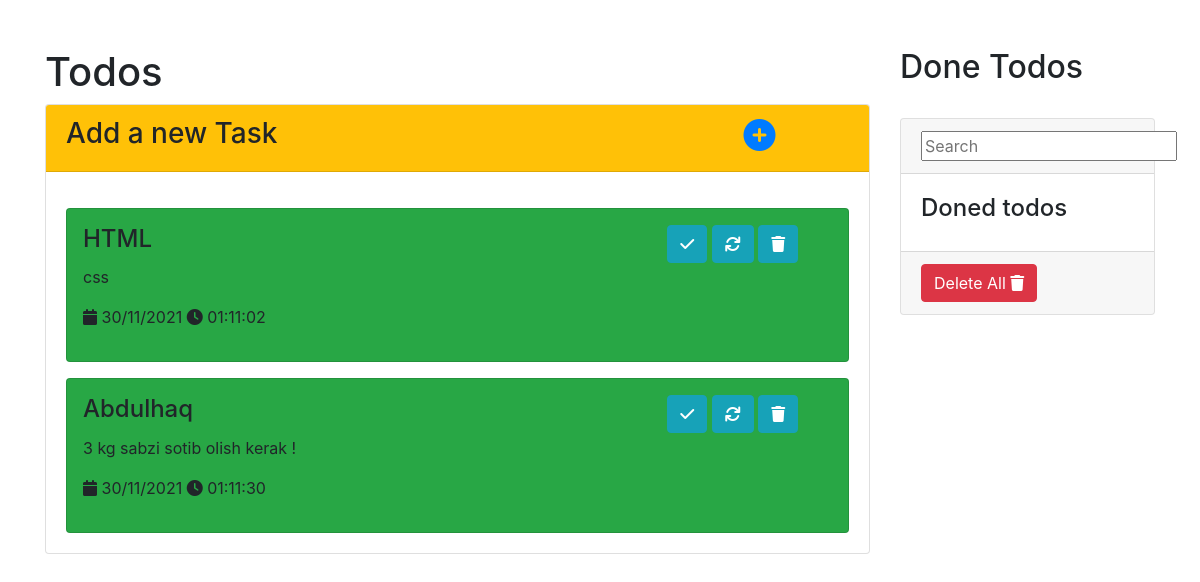
Before: / with the older database file.
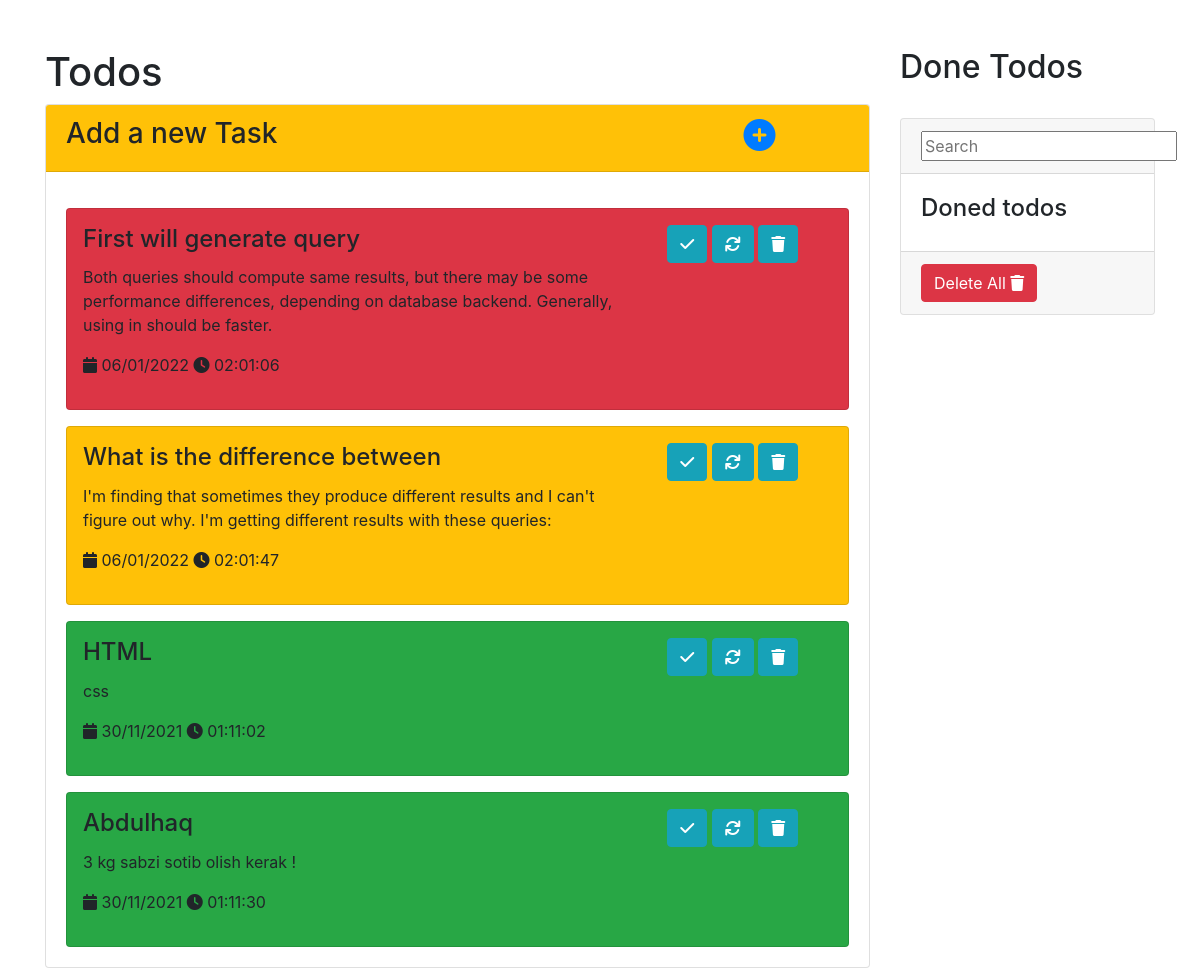
After: the same page with the newer database file.
### todo/models.py (models this page shows, shortened)
class Todo(models.Model):
	PRIORITIES = (
		('bg-warning', 'RED'),
		('bg-success', 'GREEN'),
		('bg-danger', 'YELLOW'),
		)
	title = models.CharField('Title',max_length=200)
	text = models.CharField('Text', max_length=800,blank=True)
	date = models.DateTimeField('Time', auto_now_add=True)
	done = models.BooleanField('Done ?', default=False)
	priority = models.CharField('Priority',max_length=50,choices=PRIORITIES, blank=True)
	class Meta:
		ordering = ['-id']

### todo/views.py (the view)
# urls.py: path('', views.indexView, name="index"),
def indexView(request):
    todos = Todo.objects.filter(done=False)
    doned_todos = Todo.objects.filter(done=True)
    return render(request, "index.html", {"tasks":todos, "doned_todos":doned_todos})

### templates/index.html (shortened to what this page needs)
<!doctype html>
<html lang="en">
<head>
    <link rel="stylesheet" href="https://cdnjs.cloudflare.com/ajax/libs/font-awesome/6.0.0-beta3/css/all.min.css"
    />
    <link rel="stylesheet" href="https://cdn.jsdelivr.net/npm/bootstrap@4.6.0/dist/css/bootstrap.min.css">
</head>
<body>
    <div class="container mt-5">
        <div class="row">
            <div class="col-sm-12 col-md-9">
                <h1>Todos</h1>
                <div class="card">
                    <div class="card-header bg-warning">
                        <div class="row">
                            <div class="col-sm-10">
                                <h3>Add a new Task</h3>
                            </div>
                            <div class="col-sm-2">
                                <a href="{% url 'todo:create' %}" class="h2 text-primary">
                                    <i class="fas fa-plus-circle"></i>
                                </a>
                            </div>
                        </div>
                    </div>
                    <div class="card-body">
                        {% for task in tasks %}
                        <div class="card mt-3 p-3 {{ task.priority }}">
                            <div class="row">
                                <div class="col-sm-9">
                                    <div class="card-title">
                                        <h4>{{ task.title }} </h4>
                                    </div>
                                    <div class="card-text">
                                        <p>{{ task.text }}</p>
                                        <p>
                                            <i class="fas fa-calendar"></i> {{ task.date|date:"d/m/Y" }}
                                            <i class="fas fa-clock"></i> {{ task.date|date:"h:m:s" }}</p>
                                    </div>
                                </div>
                                <div class="col-sm-3">
                                    <a href="{% url 'todo:done' task.id %}" class=" btn btn-info ">
                                        <i class="fas fa-check "></i>
                                    </a>
                                    <a href="{% url 'todo:update' task.id %} " class="btn btn-info ">
                                        <i class="fas fa-refresh "></i>
                                    </a>
                                    <a href="{% url 'todo:delete' task.id %} " class="btn btn-info ">
                                        <i class="fas fa-trash "></i>
                                    </a>
                                </div>
                            </div>
                        </div>
                        {% endfor %}
                    </div>
                </div>
            </div>
            <div class="col-sm-12 col-md-3 ">
                <h2>Done Todos</h2>
                <br>
                <div class="card ">
                    <div class="card-header">
                        <form action="" method="get" onkeyup="InlineSearch(this[0].value)">
                            <input type="text" placeholder="Search">
                        </form>
                    </div>
                    <div class="card-body ">
                        <h4>Doned todos</h4>
                    </div>
                    <div class="card-footer ">
                        <a href="{% url 'todo:deleteAllDonedTodos' %} " class="btn btn-danger ">
                   Delete All  <i class="fas fa-trash "></i>
                </a>
                    </div>
                </div>
            </div>
        </div>
    </div>
</body>
</html>

Changed rows visible on the page:
added Todo: title "First will generate query", text "Both queries should compute same results, but there may be some performance differences, depending on database backend. Generally, using in should be faster.", date "06/01/2022", date "02:01:06", priority "bg-danger" (drawn)
added Todo: title "What is the difference between", text "I'm finding that sometimes they produce different results and I can't figure out why. I'm getting different results with these queries:", date "06/01/2022", date "02:01:47", priority "bg-warning" (drawn)
